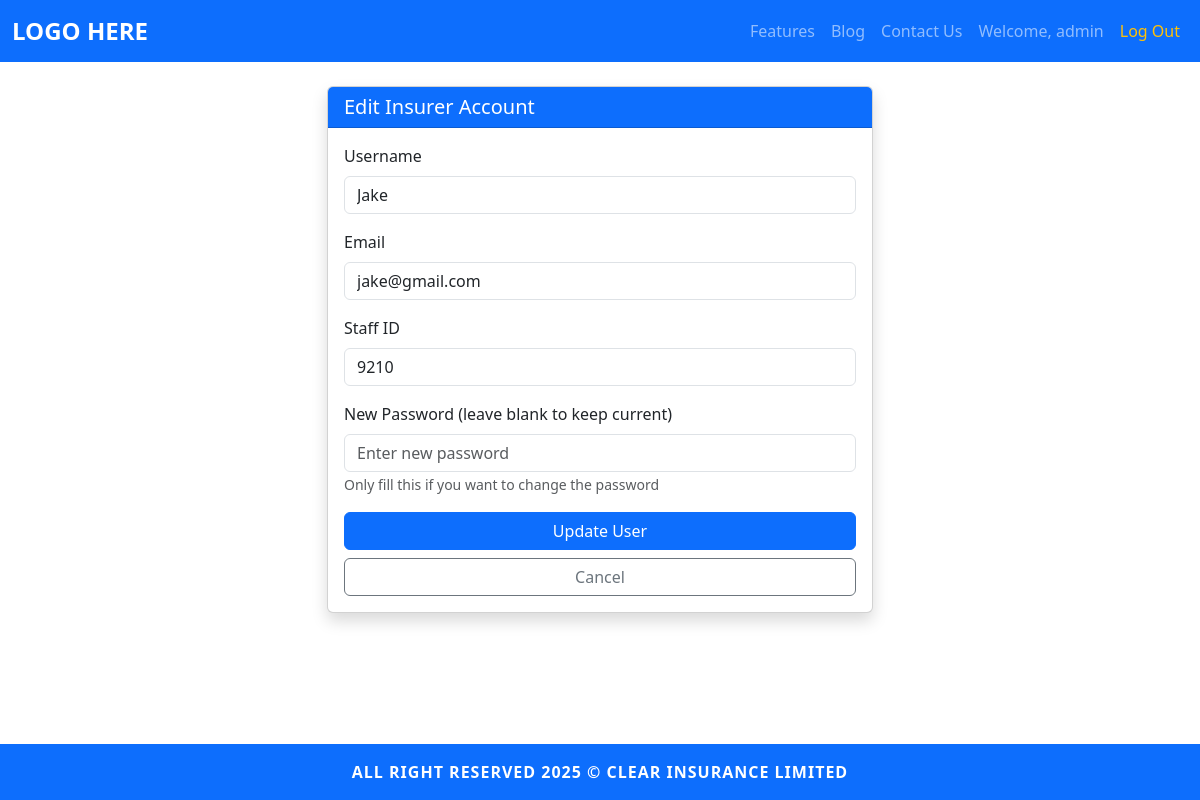
Screenshot of /admin/edit-user/insurer/1 (signed in) with the database file from the repository.
### models.py (models this page shows, shortened)
class Admin(UserMixin, db.Model):
	id = db.Column(db.Integer, primary_key=True)
	username = db.Column(db.String(150), unique=True, nullable=False)
	email = db.Column(db.String(150), unique=True, nullable=False)
	password = db.Column(db.String(256), nullable=False)
	staff_id = db.Column(db.String(50), unique=True, nullable=True)
	is_active = db.Column(db.Boolean, default=True, nullable=False)

class Insurer(UserMixin, db.Model):
	id = db.Column(db.Integer, primary_key=True)
	username = db.Column(db.String(150), unique=True, nullable=False)
	email = db.Column(db.String(150), unique=True, nullable=False)
	password = db.Column(db.String(256), nullable=False)
	staff_id = db.Column(db.String(50), unique=True, nullable=True)
	insurance_company_id = db.Column(db.Integer, db.ForeignKey('insurance_company.id'), nullable=True)
	is_approved = db.Column(db.Boolean, default=False, nullable=False)
	is_active = db.Column(db.Boolean, default=True, nullable=False)
	approval_date = db.Column(db.DateTime, nullable=True)

### app.py (the view, shortened to what this page needs)
@app.route('/admin/edit-user/<user_type>/<int:user_id>', methods=['GET', 'POST'])
@login_required
@admin_required
def edit_user(user_type, user_id):
	model_map = {
		'customer': Customer,
		'insurer': Insurer,
		'regulator': Regulator
	}
	model = model_map.get(user_type)
	if not model:
		flash('Invalid user type.', 'danger')
		return redirect(url_for('user_management'))
	user = model.query.get_or_404(user_id)
	return render_template('admin/edituser.html', user=user, user_type=user_type)

### app.py (called while the page is built)
@login_manager.user_loader
def load_user(user_id):
	if '_' not in user_id:
		return None
	user_type, user_pk = user_id.split('_', 1)
	model_map = {
		'admin': Admin,
		'customer': Customer,
		'insurer': Insurer,
		'regulator': Regulator
	}
	model = model_map.get(user_type)
	if model:
		return model.query.get(int(user_pk))
	return None

### templates/admin/edituser.html (shortened to what this page needs)
{% extends 'base.html' %}
{% block content %}
<div class="container py-4">
	<div class="row justify-content-center">
		<div class="col-md-6">
			<div class="card shadow">
				<div class="card-header bg-primary text-white">
					<h5 class="mb-0">Edit {{ user_type.capitalize() }} Account</h5>
				</div>
				<div class="card-body">
					<form method="POST">
						<div class="mb-3">
							<label for="username" class="form-label">Username</label>
							<input type="text" class="form-control" id="username" name="username" value="{{ user.username }}" required>
						</div>
						<div class="mb-3">
							<label for="email" class="form-label">Email</label>
							<input type="email" class="form-control" id="email" name="email" value="{{ user.email }}" required>
						</div>
						{% if user_type in ['insurer', 'regulator'] %}
						<div class="mb-3">
							<label for="staff_id" class="form-label">Staff ID</label>
							<input type="text" class="form-control" id="staff_id" name="staff_id" value="{{ user.staff_id or '' }}">
						</div>
						{% endif %}
						<div class="mb-3">
							<label for="password" class="form-label">New Password (leave blank to keep current)</label>
							<input type="password" class="form-control" id="password" name="password" placeholder="Enter new password">
							<small class="text-muted">Only fill this if you want to change the password</small>
						</div>
						<div class="d-grid gap-2">
							<button type="submit" class="btn btn-primary">Update User</button>
							<a href="{{ url_for('user_management') }}" class="btn btn-outline-secondary">Cancel</a>
						</div>
					</form>
				</div>
			</div>
		</div>
	</div>
</div>
{% endblock %}

### templates/base.html (shortened to what this page needs)
<!DOCTYPE html>
<html lang="en">
<head>
	<link href="https://cdn.jsdelivr.net/npm/bootstrap@5.3.2/dist/css/bootstrap.min.css" rel="stylesheet">
	<link rel="stylesheet" href="https://cdn.jsdelivr.net/npm/bootstrap-icons@1.10.0/font/bootstrap-icons.css">
	<link rel="stylesheet" href="{{ url_for('static', filename='css/style.css') }}">
</head>
<body class="d-flex flex-column min-vh-100">
	<nav class="navbar navbar-expand-lg navbar-dark bg-primary sticky-top">
		<div class="container-fluid">
			<a class="navbar-brand fw-bold" href="/">LOGO HERE</a>
			<div class="collapse navbar-collapse" id="navbarNav">
			<ul class="navbar-nav ms-auto mb-2 mb-lg-0 align-items-lg-center">
				<li class="nav-item"><a class="nav-link" href="/features">Features</a></li>
				<li class="nav-item"><a class="nav-link" href="/blog">Blog</a></li>
				<li class="nav-item"><a class="nav-link" href="/contact">Contact Us</a></li>
				{% if current_user is defined and current_user.is_authenticated %}
					<li class="nav-item"><a class="nav-link" href="{{ url_for('dashboard') }}">Welcome, {{ current_user.username }}</a></li>
					<li class="nav-item"><a class="nav-link text-warning" href="/logout">Log Out</a></li>
				{% else %}
					<li class="nav-item"><a class="nav-link" href="/auth/login">Log In</a></li>
					<li class="nav-item"><a class="nav-link" href="/auth/signup">Sign Up</a></li>
				{% endif %}
			</ul>
			</div>
		</div>
	</nav>
		{% block content %}{% endblock %}
	<footer class="footer mt-auto py-3 bg-primary text-white text-center sticky-bottom">
		<div class="container">
			<span>ALL RIGHT RESERVED 2025 &copy; CLEAR INSURANCE LIMITED</span>
		</div>
	</footer>
</body>
</html>

### static/css/style.css (style rules this page uses)
.footer { font-weight: bold; letter-spacing: 1px; }
.navbar-brand { font-size: 1.5rem; font-weight: bold; }
.sticky-bottom { position: sticky; bottom: 0; width: 100%; z-index: 1030; }

### rows the page displays
Admin: username "admin"
Insurer: username "Jake", email "jake@gmail.com", staff_id "9210"

### other values shown
{{ user_type.capitalize() }} "Insurer"
